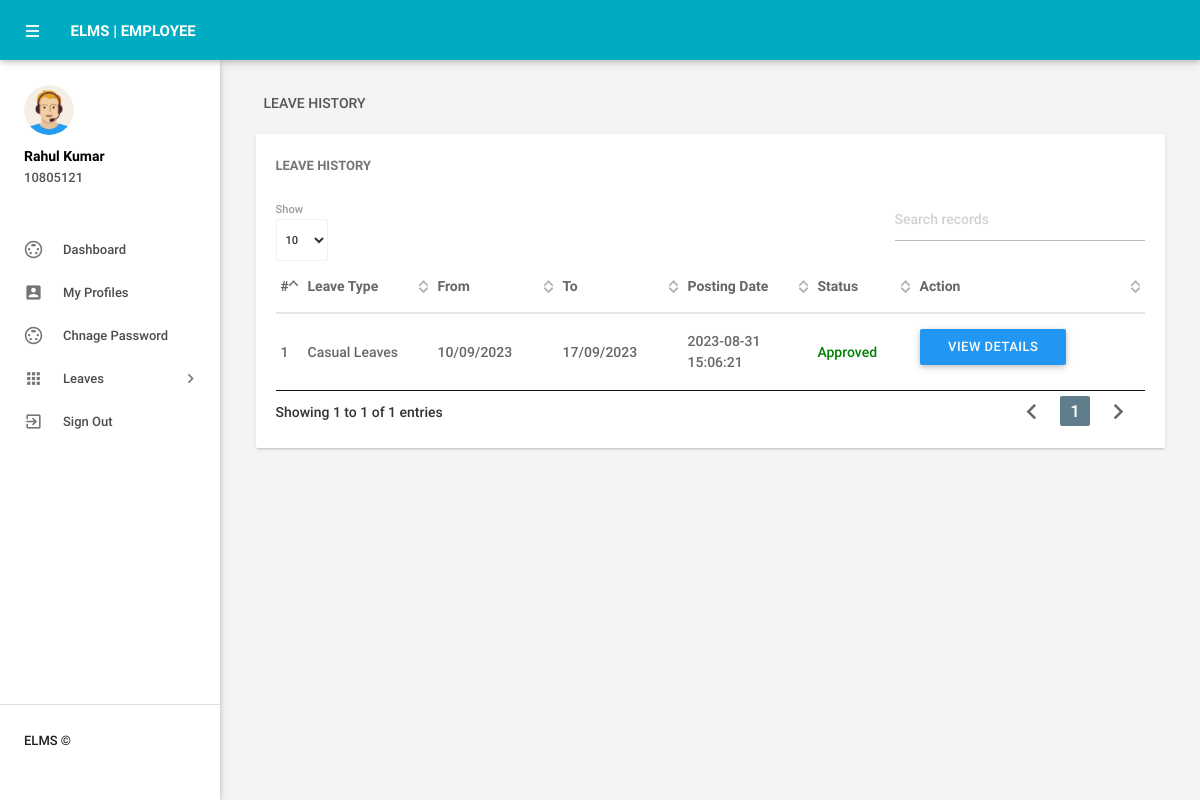
/leavehistory.php (signed in), run on the app's committed database.
### tables this page shows
CREATE TABLE `tblemployees` (
  `id` int(11) NOT NULL,
  `EmpId` varchar(100) NOT NULL,
  `FirstName` varchar(150) DEFAULT NULL,
  `LastName` varchar(150) DEFAULT NULL,
  `EmailId` varchar(200) DEFAULT NULL,
  `Password` varchar(180) DEFAULT NULL,
  `Gender` varchar(100) DEFAULT NULL,
  `Dob` varchar(100) DEFAULT NULL,
  `Department` varchar(255) DEFAULT NULL,
  `Address` varchar(255) DEFAULT NULL,
  `City` varchar(200) DEFAULT NULL,
  `Country` varchar(150) DEFAULT NULL,
  `Phonenumber` char(11) DEFAULT NULL,
  `Status` int(1) DEFAULT NULL,
  `RegDate` timestamp NULL DEFAULT current_timestamp()
);

CREATE TABLE `tblleaves` (
  `id` int(11) NOT NULL,
  `LeaveType` varchar(110) DEFAULT NULL,
  `ToDate` varchar(120) DEFAULT NULL,
  `FromDate` varchar(120) DEFAULT NULL,
  `Description` mediumtext DEFAULT NULL,
  `PostingDate` timestamp NULL DEFAULT current_timestamp(),
  `AdminRemark` mediumtext DEFAULT NULL,
  `AdminRemarkDate` varchar(120) DEFAULT NULL,
  `Status` int(1) DEFAULT NULL,
  `IsRead` int(1) DEFAULT NULL,
  `empid` int(11) DEFAULT NULL
);

### leavehistory.php (the view, shortened to what this page needs)
<?php
include('includes/config.php');
if(strlen($_SESSION['emplogin'])==0)
    {
header('location:index.php');
}
else{
 ?>
<!DOCTYPE html>
<html lang="en">
    <head>
        <link type="text/css" rel="stylesheet" href="assets/plugins/materialize/css/materialize.min.css"/>
        <link href="assets/plugins/material-preloader/css/materialPreloader.min.css" rel="stylesheet">
        <link href="assets/plugins/datatables/css/jquery.dataTables.min.css" rel="stylesheet">
        <link href="assets/css/alpha.min.css" rel="stylesheet" type="text/css"/>
        <link href="assets/css/custom.css" rel="stylesheet" type="text/css"/>
    </head>
    <body>
       <?php include('includes/header.php');?>
       <?php include('includes/sidebar.php');?>
            <main class="mn-inner">
                <div class="row">
                    <div class="col s12">
                        <div class="page-title">Leave History</div>
                    </div>
                    <div class="col s12 m12 l12">
                        <div class="card">
                            <div class="card-content">
                                <span class="card-title">Leave History</span>
                                <table id="example" class="display responsive-table ">
                                    <thead>
                                        <tr>
                                            <th>#</th>
                                            <th width="120">Leave Type</th>
                                            <th>From</th>
                                            <th>To</th>
                                             <th width="120">Posting Date</th>
                                            <th>Status</th>
                                            <th>Action</th>
                                        </tr>
                                    </thead>
                                    <tbody>
<?php
$eid=$_SESSION['eid'];
$sql = "SELECT tblleaves.id as lid ,LeaveType,ToDate,FromDate,Description,PostingDate,AdminRemarkDate,AdminRemark,Status from tblleaves where empid=:eid";
$query = $dbh -> prepare($sql);
$query->bindParam(':eid',$eid,PDO::PARAM_STR);
$query->execute();
$results=$query->fetchAll(PDO::FETCH_OBJ);
$cnt=1;
if($query->rowCount() > 0)
{
foreach($results as $result)
{               ?>
                                        <tr>
                                            <td> <?php echo htmlentities($cnt);?></td>
                                            <td><?php echo htmlentities($result->LeaveType);?></td>
                                            <td><?php echo htmlentities($result->FromDate);?></td>
                                            <td><?php echo htmlentities($result->ToDate);?></td>
                                            <td><?php echo htmlentities($result->PostingDate);?></td>
                                                                                 <td><?php $stats=$result->Status;
if($stats==1){
                                             ?>
                                                 <span style="color: green">Approved</span>
                                                 <?php } if($stats==2)  { ?>
                                                <span style="color: red">Not Approved</span>
                                                 <?php } if($stats==0)  { ?>
 <span style="color: blue">waiting for approval</span>
 <?php } ?>
                                             </td>
                                             <td>
          <a href="leave-details.php?leaveid=<?php echo htmlentities($result->lid);?>" class="waves-effect waves-light btn blue m-b-xs"  > View Details</a></td>
                                        </tr>
                                         <?php $cnt++;} }?>
                                    </tbody>
                                </table>
                            </div>
                        </div>
                    </div>
                </div>
            </main>
        </div>
        <div class="left-sidebar-hover"></div>
    </body>
</html>
<?php } ?>

### includes/sidebar.php (shortened to what this page needs)
     <aside id="slide-out" class="side-nav white fixed">
                <div class="side-nav-wrapper">
                    <div class="sidebar-profile">
                        <div class="sidebar-profile-image">
                            <img src="assets/images/profile-image.png" class="circle" alt="">
                        </div>
                        <div class="sidebar-profile-info">
                    <?php
$eid=$_SESSION['eid'];
$sql = "SELECT FirstName,LastName,EmpId from  tblemployees where id=:eid";
$query = $dbh -> prepare($sql);
$query->bindParam(':eid',$eid,PDO::PARAM_STR);
$query->execute();
$results=$query->fetchAll(PDO::FETCH_OBJ);
if($query->rowCount() > 0)
{
foreach($results as $result)
{               ?>
                                <p><?php echo htmlentities($result->FirstName." ".$result->LastName);?></p>
                                <span><?php echo htmlentities($result->EmpId)?></span>
                         <?php }} ?>
                        </div>
                    </div>
                <ul class="sidebar-menu collapsible collapsible-accordion" data-collapsible="accordion">
               <li class="no-padding"><a class="waves-effect waves-grey" href="dashboard.php"><i class="material-icons">settings_input_svideo</i>Dashboard</a></li>
  <li class="no-padding"><a class="waves-effect waves-grey" href="myprofile.php"><i class="material-icons">account_box</i>My Profiles</a></li>
  <li class="no-padding"><a class="waves-effect waves-grey" href="emp-changepassword.php"><i class="material-icons">settings_input_svideo</i>Chnage Password</a></li>
                    <li class="no-padding">
                        <a class="collapsible-header waves-effect waves-grey"><i class="material-icons">apps</i>Leaves<i class="nav-drop-icon material-icons">keyboard_arrow_right</i></a>
                    </li>
                  <li class="no-padding">
                                <a class="waves-effect waves-grey" href="logout.php"><i class="material-icons">exit_to_app</i>Sign Out</a>
                            </li>
                </ul>
                <div class="footer">
                    <p class="copyright"> ELMS ©</p>
                </div>
                </div>
            </aside>

### data on the page
tblemployees: FirstName+LastName "Rahul Kumar", EmpId "10805121"
tblleaves: LeaveType "Casual Leaves", FromDate "10/09/2023", ToDate "17/09/2023", PostingDate "2023-08-31 15:06:21", Status "Approved"
